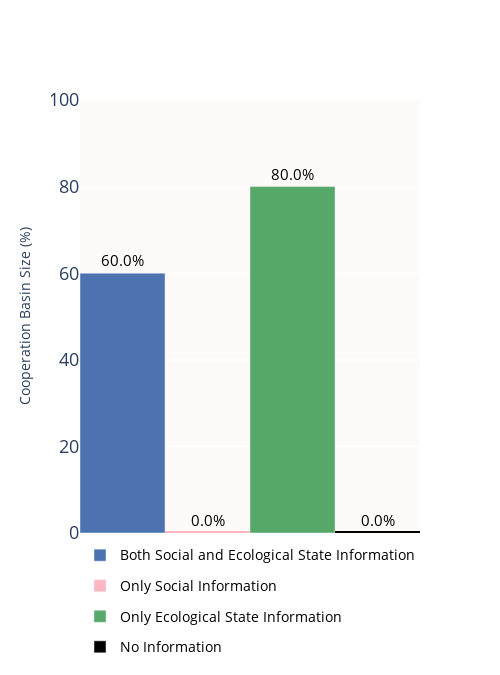

Here is the notebook cell this chart was saved with:
### Code cell
# Extract cooperation percentages correctly from the DataFrame

# Define the conditions in order


# Extract cooperation percentages
cooperation_basin_size = [(data[condition]) for condition in all_information_modes]

# Debugging output
print("Extracted Cooperation Basin Size:", cooperation_basin_size)

conditions = [
    "Both Social and Ecological State Information", 
    "Only Social Information", 
    "Only Ecological State Information", 
    "No Information"
]

# Create DataFrame for plotting
plot_df = pd.DataFrame({
    'Information Condition': conditions,
    'Cooperation Basin Size': cooperation_basin_size
})

# Define a color palette
color_map = {
    "Both Social and Ecological State Information": "#4c72b0",  # Muted Blue
    "Only Social Information": "#FFB6C1",  # Muted Pink
    "Only Ecological State Information": "#55a868",  # Muted Green
    "No Information": "#000000"  # Black
}

# Create figure
fig = go.Figure()

for i, row in plot_df.iterrows():
    condition = row['Information Condition']
    percentage = row['Cooperation Basin Size']
    color = color_map[condition]
    
    if percentage == 0:
        # 1. Actual outline bars for zero values (shown in the plot)
        fig.add_trace(go.Bar(
            x=[condition], 
            y=[percentage], 
            marker=dict(color='rgba(0,0,0,0)', line=dict(color=color, width=4)),
            text=f"{float(percentage):.1f}%",
            textposition='outside',
            textfont=dict(size=15, color='black'),  # Larger, darker percentage text
            showlegend=False,  # Don't show this in the legend
            legendgroup=condition  # Group legend with the solid bar
        ))

        # 2. Hidden solid legend bar (only for legend display)
        fig.add_trace(go.Bar(
            x=[None],  # Invisible bar in the plot
            y=[None],
            name=condition,
            marker=dict(color=color),  # Filled marker for the legend
            legendgroup=condition  # Matches legend with outline bar
        ))

    else:
        # Normal filled bars
        fig.add_trace(go.Bar(
            x=[condition], 
            y=[percentage], 
            name=condition,
            marker=dict(color=color),
            text=f"{float(percentage):.1f}%",
            textposition='outside',
            textfont=dict(size=15, color='black')  # Larger, darker percentage text
        ))

# Update layout for aesthetics
fig.update_layout(
    yaxis_title="Cooperation Basin Size (%)",
    yaxis=dict(
        range=[0, 100],
        tickfont=dict(size=18)  # Larger, darker y-axis label
    ),
    xaxis=dict(title='', showticklabels=False),
    plot_bgcolor='snow',  # Clean background
    width=500,
    height=675,
    bargap=0,  # Minimize gaps
    legend=dict(
        title="",
        orientation="h",
        yanchor="bottom",
        y=-0.3,
        xanchor="center",
        x=0.5,
    font=dict(size=13.5, color='black')
    )
)

# Show figure
fig.show()

### Figure 1 — Plotly figure (JSON) as saved in the notebook; plotly's stock layout.template omitted (floating-point values rounded to 4 significant figures)
{"data": [{"marker": {"color": "#4c72b0"}, "name": "Both Social and Ecological State Information", "text": "60.0%", "textfont": {"color": "black", "size": 15}, "textposition": "outside", "type": "bar", "x": ["Both Social and Ecological State Information"], "y": [60]}, {"legendgroup": "Only Social Information", "marker": {"color": "rgba(0,0,0,0)", "line": {"color": "#FFB6C1", "width": 4}}, "showlegend": false, "text": "0.0%", "textfont": {"color": "black", "size": 15}, "textposition": "outside", "type": "bar", "x": ["Only Social Information"], "y": [0]}, {"legendgroup": "Only Social Information", "marker": {"color": "#FFB6C1"}, "name": "Only Social Information", "type": "bar", "x": [null], "y": [null]}, {"marker": {"color": "#55a868"}, "name": "Only Ecological State Information", "text": "80.0%", "textfont": {"color": "black", "size": 15}, "textposition": "outside", "type": "bar", "x": ["Only Ecological State Information"], "y": [80]}, {"legendgroup": "No Information", "marker": {"color": "rgba(0,0,0,0)", "line": {"color": "#000000", "width": 4}}, "showlegend": false, "text": "0.0%", "textfont": {"color": "black", "size": 15}, "textposition": "outside", "type": "bar", "x": ["No Information"], "y": [0]}, {"legendgroup": "No Information", "marker": {"color": "#000000"}, "name": "No Information", "type": "bar", "x": [null], "y": [null]}], "layout": {"bargap": 0, "height": 675, "legend": {"font": {"color": "black", "size": 13.5}, "orientation": "h", "title": {"text": ""}, "x": 0.5, "xanchor": "center", "y": -0.3, "yanchor": "bottom"}, "plot_bgcolor": "snow", "width": 500, "xaxis": {"showticklabels": false, "title": {"text": ""}}, "yaxis": {"range": [0, 100], "tickfont": {"size": 18}, "title": {"text": "Cooperation Basin Size (%)"}}}}
